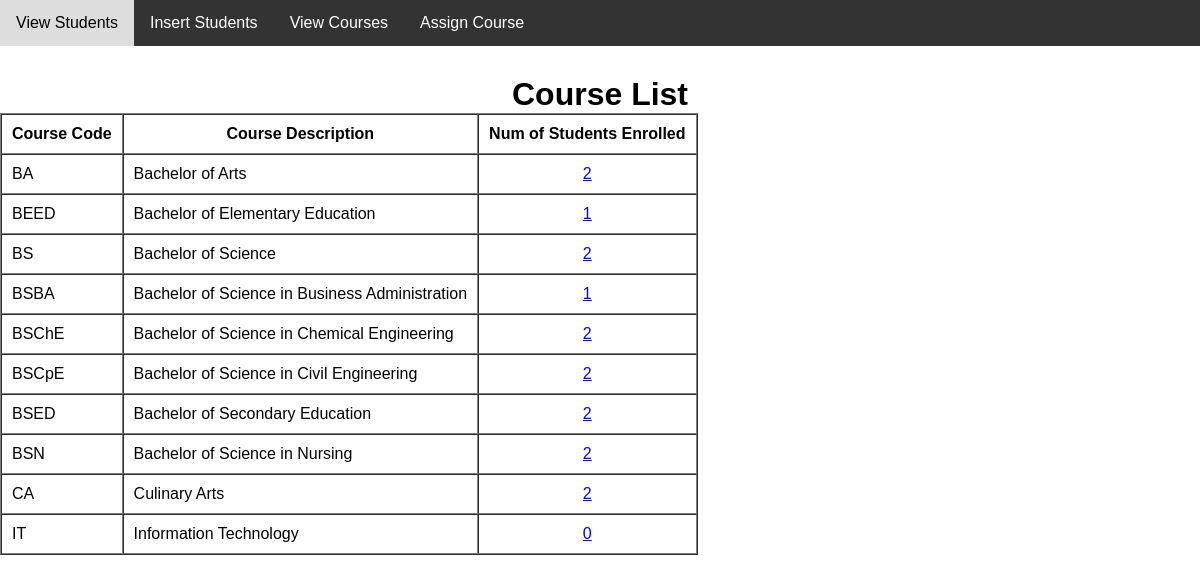
Screenshot of /htdocs/project_IT2/view_courses.php with the database file from the repository.
### tables this page shows
CREATE TABLE `courses` (
  `course_code` varchar(40) NOT NULL,
  `description` varchar(100) DEFAULT NULL
);

### htdocs/project_IT2/view_courses.php (the view, shortened to what this page needs)
<body>
<?php
    include("header.php");
    include("menu.php");
?>
    <h1> Course List </h1>
    <table border="1" align="center" cellspacing="0" cellpadding="10">
        <tr>
            <th> Course Code </th>
            <th> Course Description </th>
            <th> Num of Students Enrolled</th>
        </tr>
    <?php
        $sql = "SELECT * FROM courses";
        $query = mysqli_query($conn, $sql);
        if(!$query) {
            echo "Error: " . $sql . "<br>" . mysqli_error($conn);
        } else {
            while($result = mysqli_fetch_assoc($query)) {
                echo "<tr>";
                echo "<td>" . $result["course_code"] . "</td>";
                echo "<td>" . $result["description"] . "</td>";
                echo "<td align='center'>";
                    $sql = mysqli_query($conn,"SELECT COUNT(*) AS num_of_students_enrolled FROM students_courses WHERE course_code = '{$result['course_code']}'");
                    $count = mysqli_fetch_assoc($sql);
                    echo "<a href='num_of_student_enrolled.php?course_code={$result['course_code']}'>{$count['num_of_students_enrolled']}</a>";
                echo "</td>";
                echo "</tr>";
            }
        }
    ?>
</body>
</html>

### htdocs/project_IT2/header.php (style rules this page uses)
* { margin: 0; padding: 0; font-family: Arial, sans-serif; }
h1 { margin-top: 30px; text-align: center; }
th, td { padding: 10px; }

### rows the page displays
courses: course_code "BA", description "Bachelor of Arts", num_of_students_enrolled "2"
courses: course_code "BEED", description "Bachelor of Elementary Education", num_of_students_enrolled "1"
courses: course_code "BS", description "Bachelor of Science", num_of_students_enrolled "2"
courses: course_code "BSBA", description "Bachelor of Science in Business Administration", num_of_students_enrolled "1"
courses: course_code "BSChE", description "Bachelor of Science in Chemical Engineering", num_of_students_enrolled "2"
courses: course_code "BSCpE", description "Bachelor of Science in Civil Engineering", num_of_students_enrolled "2"
courses: course_code "BSED", description "Bachelor of Secondary Education", num_of_students_enrolled "2"
courses: course_code "BSN", description "Bachelor of Science in Nursing", num_of_students_enrolled "2"
courses: course_code "CA", description "Culinary Arts", num_of_students_enrolled "2"
courses: course_code "IT", description "Information Technology", num_of_students_enrolled "0"
